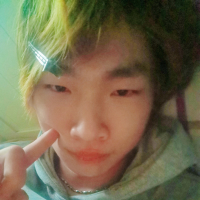
#> input picture notebook/Thresholding/images/bz_color.jpg, 200 x 200 px
$ jupyter execute 3_Adaptive-Thresholding.ipynb
#> lines starting #> are read from the running program, lines starting #| are printed output that depends on the picture; after the words box and inside, x2 and y2 are one past the last pixel; in counts of white or black regions, pixels touching at a corner belong together
# Adaptive-Thresholding

适用于光照不均匀的图像

自适应阈值分割会根据图像的局部区域计算不同的阈值，从而更好地分割前景和背景。

## 实现原理

在自适应阈值分割中，图像被划分为多个小块（窗口），对于每个小块，计算一个局部阈值。然后根据这个局部阈值将该小块中的像素分为前景和背景。常用的自适应阈值算法有两种：

均值法（Mean）：使用小块内像素的均值作为阈值。
高斯法（Gaussian）：使用小块内像素的加权均值（高斯加权）作为阈值。

[cell 1]
import os

import cv2 as cv
import matplotlib.pyplot as plt
import numpy as np

import configuration.config as config

## Create Output Folder

[cell 2]
path = 'images/output3'

if not os.path.exists(path):
    os.makedirs(path)
    print(f'路径 {path} 已创建')
else:
    print(f'路径 {path} 已存在')

## Import Images

[cell 3]
# 导入图像
img_bgr = cv.imread(filename=config.TEST_IMAGE, flags=cv.IMREAD_COLOR)
#> img_bgr is the input picture: shape (200, 200, 3); mean B, G, R 78.4, 106.5, 117.8
# img_gray = cv.imread(filename=config.TEST_img_gray, flags=cv.IMREAD_GRAYSCALE)
img_gray = cv.cvtColor(src=img_bgr, code=cv.COLOR_BGR2GRAY)
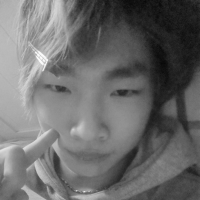
#> img_gray: shape (200, 200); min 8, max 251, mean 106.7

# output img_gray info
print("Shape of the color img_gray: ", img_bgr.shape)
#| Shape of the color img_gray:  (200, 200, 3)
print("Shape of the grayscale img_gray: ", img_gray.shape)
#| Shape of the grayscale img_gray:  (200, 200)
print("Data type of the img_gray: ", img_bgr.dtype)
#| Data type of the img_gray:  uint8


# 显示图像
plt.figure(figsize=(10, 5))
plt.subplot(1, 2, 1), plt.imshow(cv.cvtColor(img_bgr, cv.COLOR_BGR2RGB)), plt.title('Original img_gray')
plt.subplot(1, 2, 2), plt.imshow(cv.cvtColor(img_gray, cv.COLOR_BGR2RGB)), plt.title('Gray img_gray')
plt.show()
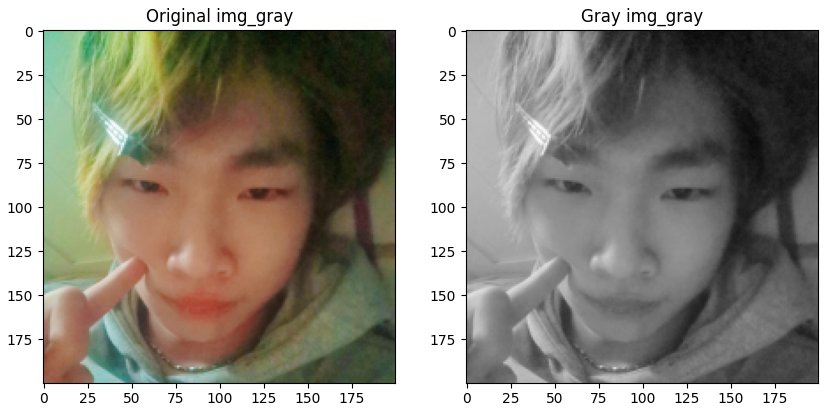
#> figure drawn by matplotlib, 2 panels

较小的 C 值（如 1-3）可以更容易地保留细节，但可能导致更多的噪声。
较大的 C 值（如 5-10）可以减少噪声，但可能会导致一些细节丢失。

[cell 4]
adaptive_threshold_mean = cv.adaptiveThreshold(img_gray, 255,
                        cv.ADAPTIVE_THRESH_MEAN_C,
                        cv.THRESH_BINARY,
                        blockSize=11,
                        C=8)
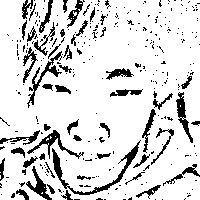
#> adaptive_threshold_mean: shape (200, 200); 85.3% white; 306 black regions (254 under 20 px), largest, box (x1, y1, x2, y2) and area: (52, 140, 141, 195) 595, (27, 51, 62, 108) 333, (27, 130, 84, 159) 314

adaptive_threshold_gaussian = cv.adaptiveThreshold(img_gray, 255,
                        cv.ADAPTIVE_THRESH_GAUSSIAN_C,
                        cv.THRESH_BINARY,
                        blockSize=11,
                        C=4)
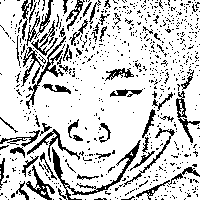
#> adaptive_threshold_gaussian: shape (200, 200); 80.5% white; black in thin lines or dots

# 显示结果
plt.figure(figsize=(12, 6))

plt.subplot(1, 3, 1)
plt.title('Original Image')
plt.imshow(img_gray, cmap='gray')
plt.axis('off')

plt.subplot(1, 3, 2)
plt.title('Adaptive Mean Thresholding')
plt.imshow(adaptive_threshold_mean, cmap='gray')
plt.axis('off')

plt.subplot(1, 3, 3)
plt.title('Adaptive Gaussian Thresholding')
plt.imshow(adaptive_threshold_gaussian, cmap='gray')
plt.axis('off')

plt.tight_layout()
plt.show()
